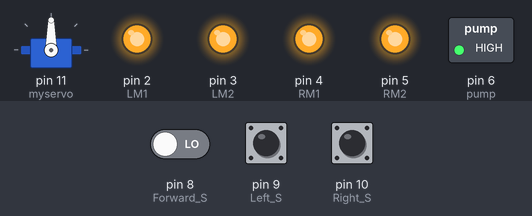
This sketch was run on a simulated Arduino Uno, built with avr-gcc and run on an emulated ATmega328P. Parts: servo, switched loads named in the sketch (green lamp = pin HIGH), output pins drawn as LEDs (lit = HIGH). The test bench sets the inputs (shaded band); at power-on: pin 8 (Forward_S) LOW, pin 9 (Left_S) LOW, pin 10 (Right_S) LOW.

Above: at 3.8 s.
6.7 s: pin 8 (Forward_S) driven HIGH
At 7.31 s:
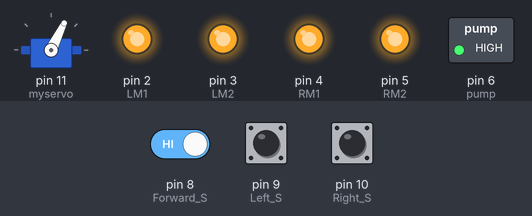
At 9.1 s:
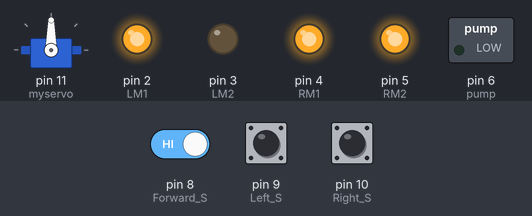
10.5 s: pin 9 (Left_S) pulled HIGH for 3 s
At 11.7 s:
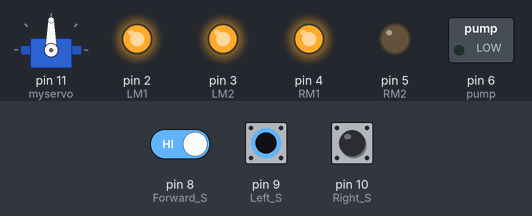
Timing chart, 0 to 15.1 s (numbered marks = the images above; inputs shaded):
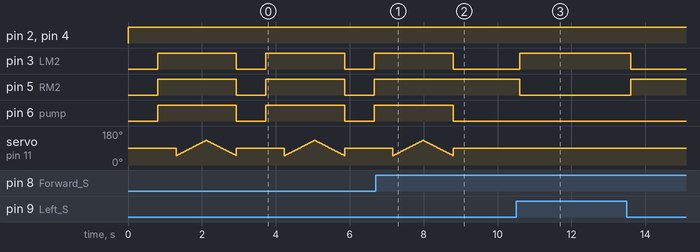

Measured:
- after the input at 6.7 s, pin 3 (LM2), pin 6 (pump): goes on until 8.8 s, then stays LOW; pin 5 (RM2): stays HIGH (without the input it goes to LOW after 2.1 s)
- after the input at 10.5 s, pin 3 (LM2): LOW → HIGH after 0.10 s, → LOW 3.0 s later; pin 5 (RM2): HIGH → LOW after 0.10 s, → HIGH 3.0 s later
- by itself, pin 3 (LM2), pin 5 (RM2), pin 6 (pump): alternates HIGH for 2.1 s and LOW for 0.80 s

The sketch:

a.ino
```cpp
#include <Servo.h>
Servo myservo;

int pos = 0;
boolean fire = false;

#define Left_S 9      // left sensor
#define Right_S 10      // right sensor
#define Forward_S 8  //forward sensor


#define LM1 2       // left motor
#define LM2 3       // left motor
#define RM1 4       // right motor
#define RM2 5       // right motor
#define pump 6

void setup()
{
  pinMode(Left_S, INPUT);
  pinMode(Right_S, INPUT);
  pinMode(Forward_S, INPUT);
  pinMode(LM1, OUTPUT);
  pinMode(LM2, OUTPUT);
  pinMode(RM1, OUTPUT);
  pinMode(RM2, OUTPUT);
  pinMode(pump, OUTPUT);

  myservo.attach(11);
  myservo.write(90);
  Serial.begin(9600);
}

void put_off_fire()
{

    delay (500);

    digitalWrite(LM1, HIGH);
    digitalWrite(LM2, HIGH);
    digitalWrite(RM1, HIGH);
    digitalWrite(RM2, HIGH);

   digitalWrite(pump, HIGH); delay(500);

    for (pos = 50; pos <= 130; pos += 1) {
    myservo.write(pos);
    delay(10);
  }
  for (pos = 130; pos >= 50; pos -= 1) {
    myservo.write(pos);
    delay(10);
  }

  digitalWrite(pump,LOW);
  myservo.write(90);

  fire=false;
}

void loop()
{
   myservo.write(90);

    if (digitalRead(Left_S) ==1 && digitalRead(Right_S)==1 && digitalRead(Forward_S) ==1) //If Fire not detected all sensors are zero
    {
    //Do not move the robot
    digitalWrite(LM1, HIGH);
    digitalWrite(LM2, HIGH);
    digitalWrite(RM1, HIGH);
    digitalWrite(RM2, HIGH);

    }

    else if (digitalRead(Forward_S) ==0)
    {
    //Move the robot forward
    digitalWrite(LM1, HIGH);
    digitalWrite(LM2, LOW);
    digitalWrite(RM1, HIGH);
    digitalWrite(RM2, LOW);
    fire = true;

    }

    else if (digitalRead(Left_S) ==0)
    {
    //Move the robot left
    digitalWrite(LM1, HIGH);
    digitalWrite(LM2, LOW);
    digitalWrite(RM1, HIGH);
    digitalWrite(RM2, HIGH);

    }

    else if (digitalRead(Right_S) ==0)
    {
    //Move the robot right
       digitalWrite(LM1, HIGH);
    digitalWrite(LM2, HIGH);
    digitalWrite(RM1, HIGH);
    digitalWrite(RM2, LOW);

    }

delay(300);

     while (fire == true)
     {
      put_off_fire();
     }
}
```
